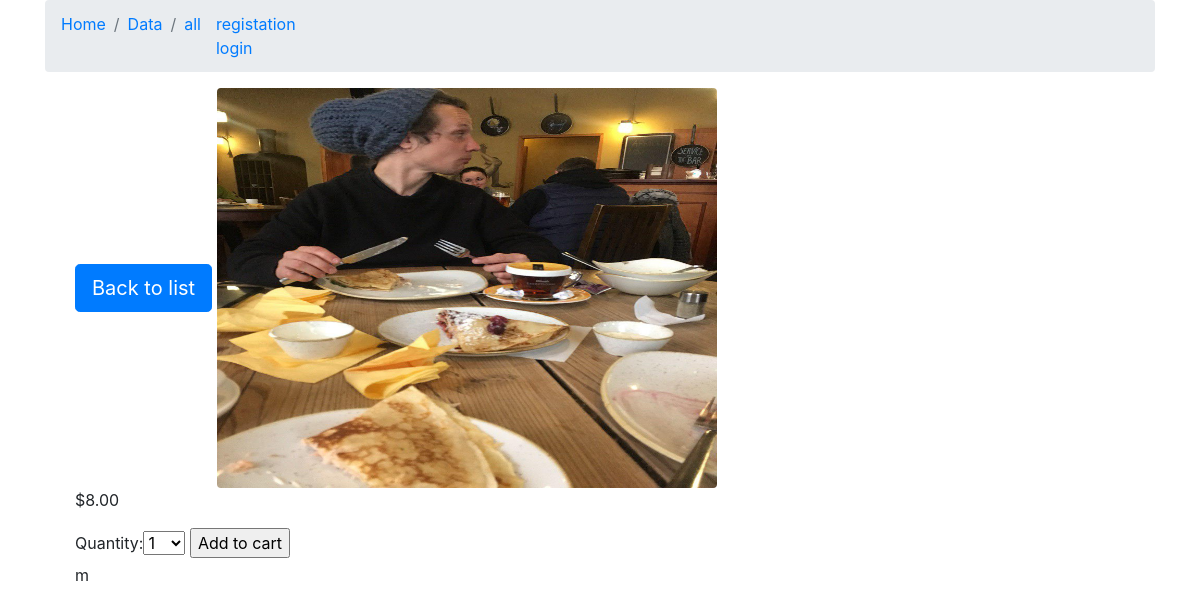
The app's page /products/list/4/pisets/ with its own data.
### products/models.py (models this page shows, shortened)
class Luggage(models.Model):
    category = models.ForeignKey(Category,related_name='категория',on_delete=models.CASCADE)
    name = models.CharField(max_length =200,db_index = True)
    slug = models.SlugField(max_length =200,db_index = True)
    image = models.ImageField(default = 'products_pictures/default.jpg',upload_to = 'products_pictures',blank =True)
    description = models.TextField(blank= True)
    price = models.DecimalField(max_digits = 10,decimal_places=2)
    stock = models.PositiveIntegerField()
    available = models.BooleanField(default=True)
    created = models.DateTimeField(auto_now_add = True)
    updated =  models.DateTimeField(auto_now = True)
    class Meta:
        ordering = ['-created']
        index_together = (('id','slug'))

### products/views.py (the view)
# urls.py: path('list/<id>/<slug>/',views.priticilar_product,name = 'prit_prod'),
def priticilar_product(request,id,slug):
    product = get_object_or_404(Products,id = id ,slug = slug,available = True)
    cart_product_form = CartAddProductForm()
    return render(request,'products/product.html',{'product':product,
                                                   'cart_product_form':cart_product_form})

### wind_cart/forms.py
class CartAddProductForm(forms.Form):
    quantity = forms.TypedChoiceField(choices = PRODUCT_QUANTITY_CHOICES,
                                      coerce = int)
    update = forms.BooleanField(required = False,initial = False,widget = forms.HiddenInput)

### products/templates/products/product.html (shortened to what this page needs)
{% extends "shop/base.html" %}
    {% load static %}
        {%block main_path %}
            <div class="container">
                <a class="btn btn-lg btn-primary" href="{% url "list" %}" role="button">Back to list</a>
                    <img class="mr-2 rounded" src="{{product.image.url}}"style="width:500px;height:400px;">
                        <p class="price">${{product.price}}</p>
                             <form action="{% url "cart_add" product.id %}" method="post">
     {{ cart_product_form }}
     <input type="submit" value="Add to cart">
</form>                            {{product.description|linebreaks}}
                        </div>
                </div>
        {% endblock main_path %}

### records on screen
Luggage: image (picture), price "8.00", description "m"
